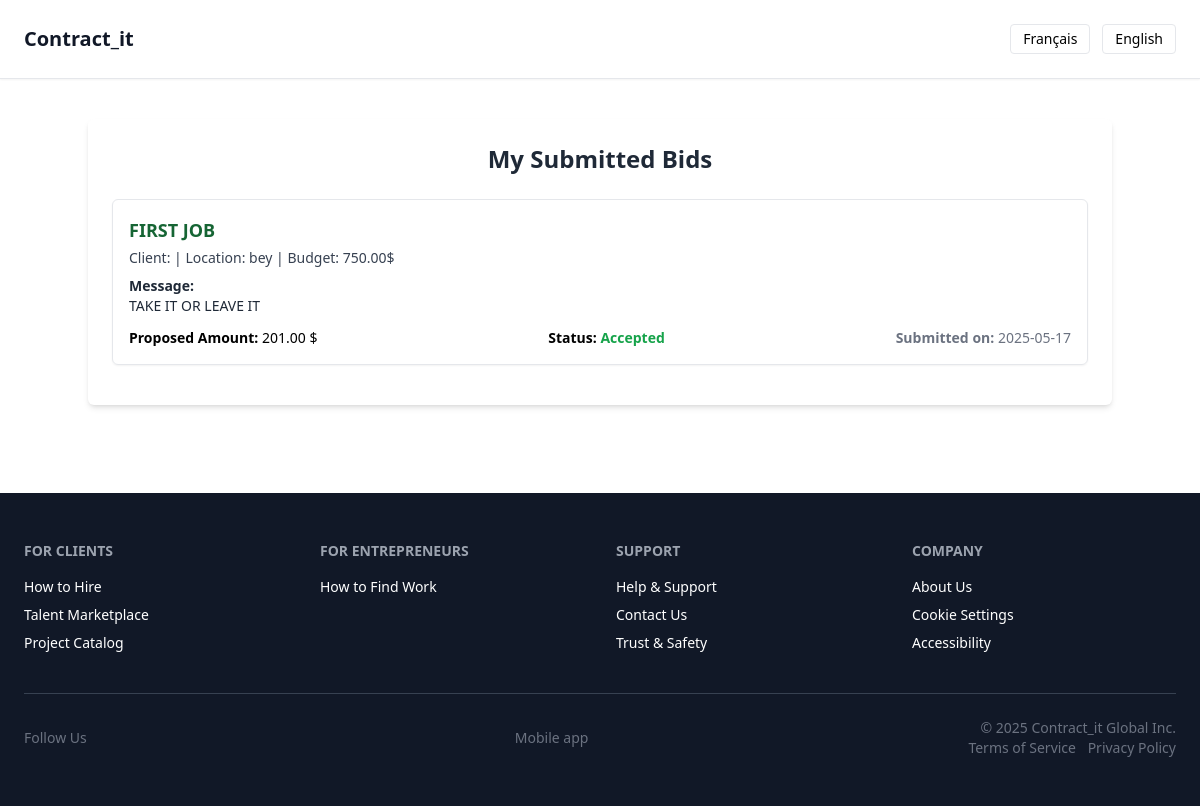
Page /en/bids/my_bids/ (signed in) on the committed database.
### bids/models.py (models this page shows, shortened)
class Bid(models.Model):
    contractor = models.ForeignKey(
        settings.AUTH_USER_MODEL,            # 🔗 Utilise le modèle utilisateur personnalisé
        on_delete=models.CASCADE,            # ❌ Supprimer l'utilisateur supprime aussi ses offres
        help_text="Entrepreneur ayant soumis cette offre"
    )
    project = models.ForeignKey(
        Project,                             # 🔗 Relation vers un projet
        on_delete=models.CASCADE,           # ❌ Supprimer le projet supprime aussi les bids liées
        related_name='bids',                # Permet project.bids.all()
        help_text="Projet pour lequel cette offre a été soumise"
    )
    amount = models.DecimalField(
        max_digits=10,                      # Ex. : 9999999.99
        decimal_places=2,
        help_text="Montant total proposé pour réaliser le projet"
    )
    message = models.TextField(
        help_text="Message explicatif du contracteur (motivation, délai, etc.)"
    )
    STATUS_CHOICES = [
        ('pending', 'En attente'),          # 🕐 En cours d'examen
        ('accepted', 'Acceptée'),           # ✅ Sélectionnée par le client
        ('rejected', 'Rejetée'),            # ❌ Refusée par le client
    ]
    status = models.CharField(
        max_length=10,
        choices=STATUS_CHOICES,
        default='pending',
        help_text="Statut actuel de la soumission"
    )
    created_at = models.DateTimeField(
        auto_now_add=True,                 # ⏱️ Automatiquement définie lors de la création
        help_text="Date à laquelle l’offre a été soumise"
    )

### projects/models.py (models this page shows, shortened)
class Project(models.Model):
    STATUS_CHOICES = [
        ('active', 'Actif'),          # Projet publié, ouvert aux offres
        ('in_progress', 'En cours'),  # Projet attribué à un entrepreneur
        ('completed', 'Terminé'),     # Projet complété
        ('cancelled', 'Annulé'),      # Projet annulé ou retiré
    ]
    is_public = models.BooleanField(
        default=True,
        help_text="Le projet est-il visible publiquement ? (True = tous les entrepreneurs peuvent le voir)"
    )
    client = models.ForeignKey(
        CustomUser,
        on_delete=models.SET_NULL,          # Si le client est supprimé → champ devient NULL
        null=True,
        blank=True,
        related_name='projects_posted',     # Permet d’appeler client.projects_posted.all()
        limit_choices_to={'is_client': True},  # Restreint aux utilisateurs clients
        help_text="Utilisateur (client) qui a publié ce projet"
    )
    contractor = models.ForeignKey(
        CustomUser,
        on_delete=models.SET_NULL,          # Si le contractor est supprimé → champ devient NULL
        null=True,
        blank=True,
        related_name='projects_awarded',    # Permet d’appeler contractor.projects_awarded.all()
        limit_choices_to={'is_contractor': True},  # Restreint aux utilisateurs entrepreneurs
        help_text="Utilisateur (entrepreneur) sélectionné pour ce projet (facultatif)"
    )
    title = models.CharField(
        max_length=255,
        help_text="Titre clair et court du projet (ex. : Rénovation salle de bain)"
    )
    description = models.TextField(
        help_text="Description complète des travaux à réaliser"
    )
    category = models.CharField(
        max_length=100,
        help_text="Type de projet ou domaine requis (ex : Électricité, Peinture)"
    )
    location = models.CharField(
        max_length=255,
        help_text="Lieu d'exécution des travaux (ville, région, etc.)"
    )
    budget = models.DecimalField(
        max_digits=10,  # Jusqu’à 9 999 999.99
        decimal_places=2,
        help_text="Budget estimé ou alloué pour le projet (en dollars CAD)"
    )
    deadline = models.DateField(
        help_text="Date limite souhaitée pour l’achèvement du projet"
    )
    status = models.CharField(
        max_length=20,
        choices=STATUS_CHOICES,
        default='active',
        help_text="Statut actuel du projet (actif, en cours, terminé ou annulé)"
    )
    ai_drafted = models.BooleanField(
        default=False,
        help_text="Ce projet a-t-il été rédigé automatiquement par l’assistant IA ?"
    )
    created_at = models.DateTimeField(
        auto_now_add=True,
        help_text="Date de création automatique lors de la publication"
    )
    updated_at = models.DateTimeField(
        auto_now=True,
        help_text="Mise à jour automatique à chaque modification"
    )

### bids/views.py (the view)
@login_required
def my_bids_view(request):
    if not request.user.is_contractor:
        return render(request, "core/403.html", status=403)
    bids = Bid.objects.filter(contractor=request.user).order_by('-created_at')
    return render(request, 'bids/my_bids.html', {
        'bids': bids
    })

### accounts/context_processors.py (called while the page is built)
def user_roles(request):
    user = request.user  # 🔍 Récupère l’utilisateur connecté (AnonymousUser si non connecté)
    return {
        'is_client': getattr(user, 'is_client', False),         # ✅ True si client, sinon False
        'is_contractor': getattr(user, 'is_contractor', False)  # ✅ True si entrepreneur, sinon False
    }

### bids/templates/bids/my_bids.html (shortened to what this page needs)
{% extends "core/useful/base2.html" %}
{% load i18n %}
{% load static %}
{% block content %}
<div class="max-w-5xl mx-auto p-6 bg-white shadow-md rounded-md">
    <h2 class="text-2xl font-bold mb-6 text-gray-800 text-center">
        {% trans "My Submitted Bids" %}
    </h2>
    {% if bids %}
        {% for bid in bids %}
        <div class="border rounded-md p-4 mb-4 shadow-sm">
            <h3 class="text-lg font-semibold text-green-800">
                {{ bid.project.title }}
            </h3>
            <p class="text-sm text-gray-700 mt-1">
                {% trans "Client" %}: {{ bid.project.client.username }} |
                {% trans "Location" %}: {{ bid.project.location }} |
                {% trans "Budget" %}: {{ bid.project.budget }}$
            </p>
            <p class="mt-2 text-sm text-gray-800">
                <strong>{% trans "Message" %}:</strong><br>
                {{ bid.message }}
            </p>
            <div class="mt-3 flex justify-between items-center text-sm">
                <p>
                    <strong>{% trans "Proposed Amount" %}:</strong> {{ bid.amount }} $
                </p>
                <p>
                    <strong>{% trans "Status" %}:</strong>
                    {% if bid.status == "pending" %}
                        <span class="text-yellow-600">{% trans "Pending" %}</span>
                    {% elif bid.status == "accepted" %}
                        <span class="text-green-600 font-semibold">{% trans "Accepted" %}</span>
                    {% elif bid.status == "rejected" %}
                        <span class="text-red-600 font-semibold">{% trans "Rejected" %}</span>
                    {% endif %}
                </p>
                <p class="text-gray-500">
                    <strong>{% trans "Submitted on" %}:</strong> {{ bid.created_at|date:"Y-m-d" }}
                </p>
            </div>
        </div>
        {% endfor %}
    {% else %}
        <p class="text-center text-gray-600">
            {% trans "You haven't submitted any bids yet." %}
        </p>
    {% endif %}
</div>
{% endblock %}

### rows in the picture
Bid: project "FIRST JOB", project.location "bey", project.budget "750.00", message "TAKE IT OR LEAVE IT", amount "201.00", created_at "2025-05-17"
